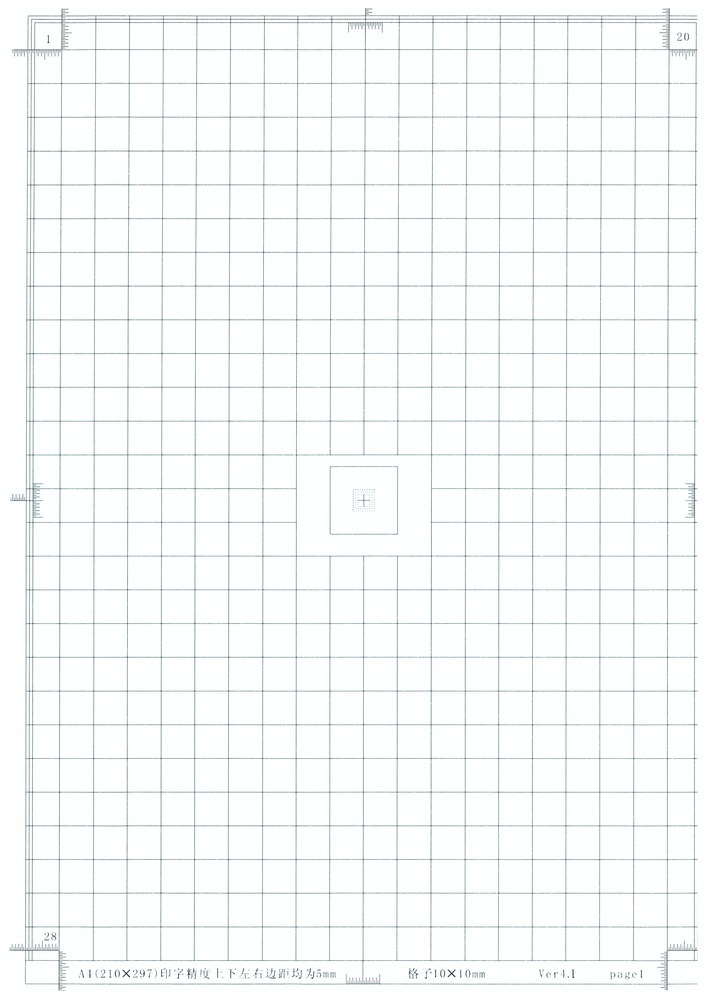
#> input picture 2026-03-11_177.jpg, 706 x 999 px, shrunk from 4961 x 7016 before the run, found by its file name
$ python scale_mark_cleaner.py
#> lines starting #> are read from the running program, lines starting #| are printed output that depends on the picture; after the words box and inside, x2 and y2 are one past the last pixel; in counts of white or black regions, pixels touching at a corner belong together
# -*- coding: utf-8 -*-
"""
图像干扰元素消除工具 - 最终版
专门消除坐标纸刻度标记区域的短线干扰
"""

import cv2
import numpy as np
import os


class ScaleMarkCleaner:
    """坐标纸刻度标记清洁器"""

    def __init__(self, image_path):
        """初始化"""
        self.image_path = image_path
        self.original = None
        self.processed = None

    def load_image(self):
        """加载图像"""
        if not os.path.exists(self.image_path):
            return False

        self.original = cv2.imread(self.image_path)
        self.processed = self.original.copy()
        return True

    def clean_scale_mark_region(self, center_x, center_y, radius):
        """清洁刻度标记区域

        Args:
            center_x: 区域中心 X 坐标
            center_y: 区域中心 Y 坐标
            radius: 区域半径
        """
        # 创建圆形掩码
        mask = np.zeros(self.processed.shape[:2], dtype=np.uint8)
        cv2.circle(mask, (center_x, center_y), radius, 255, -1)

        # 提取 ROI
        x1 = max(0, center_x - radius)
        y1 = max(0, center_y - radius)
        x2 = min(self.processed.shape[1], center_x + radius)
        y2 = min(self.processed.shape[0], center_y + radius)

        roi = self.processed[y1:y2, x1:x2].copy()
        roi_mask = mask[y1:y2, x1:x2]

        if roi.size == 0:
            return 0

        # 转换为灰度
        gray_roi = cv2.cvtColor(roi, cv2.COLOR_BGR2GRAY)

        # 二值化
        _, binary = cv2.threshold(gray_roi, 180, 255, cv2.THRESH_BINARY_INV)

        # 应用掩码
        binary = cv2.bitwise_and(binary, binary, mask=roi_mask)

        # 形态学操作
        kernel = cv2.getStructuringElement(cv2.MORPH_RECT, (3, 3))
        binary = cv2.morphologyEx(binary, cv2.MORPH_OPEN, kernel)

        # 查找轮廓
        contours, _ = cv2.findContours(binary, cv2.RETR_EXTERNAL, cv2.CHAIN_APPROX_SIMPLE)

        removed_count = 0

        for contour in contours:
            area = cv2.contourArea(contour)

            # 只处理小面积的短线/噪点
            if 3 < area < 150:
                x, y, w, h = cv2.boundingRect(contour)

                # 计算长宽比
                aspect_ratio = max(w, h) / (min(w, h) + 1e-6)

                # 如果是短线（长宽比>2 或面积很小）
                if aspect_ratio > 2.5 or area < 80:
                    # 创建修复掩码
                    repair_mask = np.zeros(roi.shape[:2], dtype=np.uint8)
                    cv2.drawContours(repair_mask, [contour], -1, 255, -1)

                    # 膨胀确保覆盖
                    repair_mask = cv2.dilate(repair_mask, kernel, iterations=2)

                    # 修复
                    roi_repaired = cv2.inpaint(roi, repair_mask, 5, cv2.INPAINT_TELEA)

                    # 更新
                    roi[:] = roi_repaired
                    removed_count += 1

        # 更新主图像
        self.processed[y1:y2, x1:x2] = roi

        return removed_count

    def process_default_regions(self):
        """处理默认的刻度标记区域（左上角）"""
        if not self.load_image():
#> in load_image, self.original is the input picture: shape (999, 706, 3); mean B, G, R 249.5, 249.5, 247.3
            return False

        h, w = self.processed.shape[:2]

        # 根据典型坐标纸布局，定义两个刻度标记区域
        # 区域 1: 顶部刻度（水平方向）
        region1_x = int(w * 0.02)  # 2% 宽度位置
        region1_y = int(h * 0.02)  # 2% 高度位置
        region1_radius = int(h * 0.03)  # 3% 高度作为半径

        # 区域 2: 左侧刻度（垂直方向）
        region2_x = int(w * 0.02)
        region2_y = int(h * 0.03)
        region2_radius = int(h * 0.03)

        print(f"处理区域 1 (顶部刻度): 中心=({region1_x}, {region1_y}), 半径={region1_radius}")
        removed1 = self.clean_scale_mark_region(region1_x, region1_y, region1_radius)
        print(f"  消除短线数：{removed1}")

        print(f"处理区域 2 (左侧刻度): 中心=({region2_x}, {region2_y}), 半径={region2_radius}")
        removed2 = self.clean_scale_mark_region(region2_x, region2_y, region2_radius)
        print(f"  消除短线数：{removed2}")

        print(f"\n总共消除 {removed1 + removed2} 条短线")

        return True

    def process_custom_regions(self, regions):
        """处理自定义区域

        Args:
            regions: 列表，每个元素为 (center_x, center_y, radius)
        """
        if not self.load_image():
            return False

        total_removed = 0

        for i, (cx, cy, r) in enumerate(regions):
            print(f"处理区域 {i+1}: 中心=({cx}, {cy}), 半径={r}")
            removed = self.clean_scale_mark_region(cx, cy, r)
            total_removed += removed
            print(f"  消除短线数：{removed}")

        print(f"\n总共消除 {total_removed} 条短线")
        return True

    def save_result(self, output_path):
        """保存结果"""
        if self.processed is None:
            return False

        cv2.imwrite(output_path, self.processed)
        return True


def clean_scale_marks(input_path, output_path=None, regions=None):
    """便捷函数：清洁刻度标记区域

    Args:
        input_path: 输入图像路径
        output_path: 输出路径（可选）
        regions: 自定义区域列表（可选）

    Returns:
        bool: 是否成功
    """
    if output_path is None:
        base, ext = os.path.splitext(input_path)
        output_path = f"{base}_cleaned{ext}"

    cleaner = ScaleMarkCleaner(input_path)

    if regions:
        success = cleaner.process_custom_regions(regions)
    else:
        success = cleaner.process_default_regions()
#| 处理区域 1 (顶部刻度): 中心=(14, 19), 半径=29
#> in clean_scale_mark_region, `cv2.circle(mask, (center_x, center_y), radius, 255, -1)`:
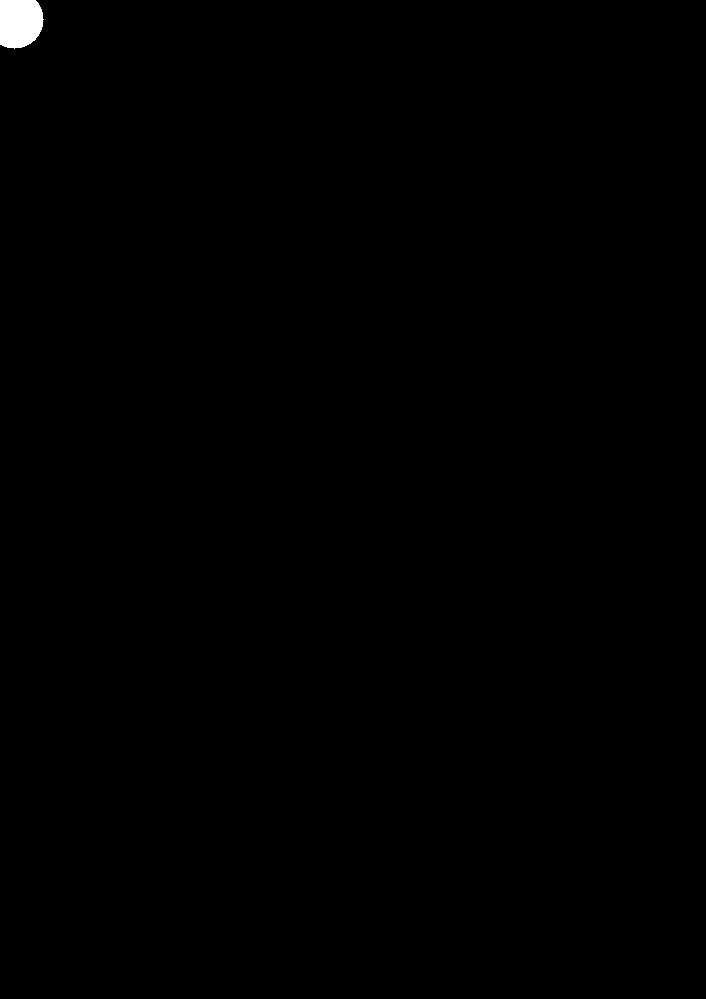
#> mask: shape (999, 706); 0.26% white; 1 white region, box (x1, y1, x2, y2) and area: (0, 0, 44, 49) 1858
#> in clean_scale_mark_region, `roi = self.processed[y1:y2, x1:x2].copy()`:
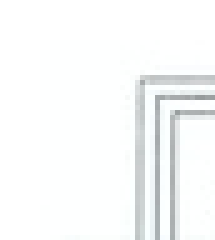
#> roi: shape (48, 43, 3) (shown 5 times larger); mean B, G, R 249.5, 249.3, 247.9
#> in clean_scale_mark_region, `_, binary = cv2.threshold(gray_roi, 180, 255, cv2.THRESH_BINARY_INV)`: binary: shape (48, 43); 3.1% white in thin lines or dots, all inside (x1, y1, x2, y2) = (28, 16, 43, 48)
#> in clean_scale_mark_region, `binary = cv2.bitwise_and(binary, binary, mask=roi_mask)`:
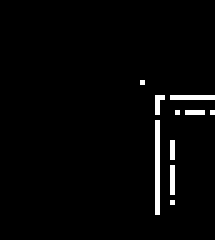
#> binary: shape (48, 43) (shown 5 times larger); 2.5% white in thin lines or dots, all inside (x1, y1, x2, y2) = (28, 16, 43, 43)
#> in clean_scale_mark_region, `binary = cv2.morphologyEx(binary, cv2.MORPH_OPEN, kernel)`: binary: shape (48, 43); every value is 0
#> in clean_scale_mark_region, `contours, _ = cv2.findContours(binary, cv2.RETR_EXTERNAL, cv2.CHAIN_AP..`: contours = []
#> after the loop in clean_scale_mark_region, `for contour in contours:`: removed_count = 0
#|   消除短线数：0
#| 处理区域 2 (左侧刻度): 中心=(14, 29), 半径=29
#> call 2 of clean_scale_mark_region, with center_x = 14, center_y = 29, radius = 29
#> in clean_scale_mark_region (call 2), `cv2.circle(mask, (center_x, center_y), radius, 255, -1)`: mask: shape (999, 706); 0.3% white; 1 white region, box (x1, y1, x2, y2) and area: (0, 0, 44, 59) 2116
#> in clean_scale_mark_region (call 2), `roi = self.processed[y1:y2, x1:x2].copy()`:
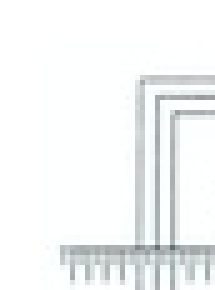
#> roi: shape (58, 43, 3) (shown 5 times larger); mean B, G, R 245.8, 245.7, 243.8
#> in clean_scale_mark_region (call 2), `roi_mask = mask[y1:y2, x1:x2]`:
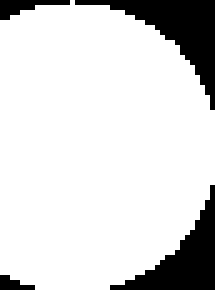
#> roi_mask: shape (58, 43) (shown 5 times larger); 84.8% white; 4 black regions (1 under 20 px), largest, box (x1, y1, x2, y2) and area: (15, 0, 43, 22) 184, (22, 37, 43, 58) 156, (0, 0, 14, 4) 27
#> in clean_scale_mark_region (call 2), `_, binary = cv2.threshold(gray_roi, 180, 255, cv2.THRESH_BINARY_INV)`:
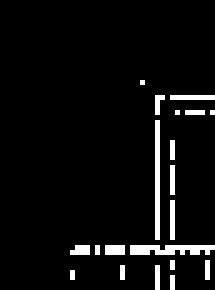
#> binary: shape (58, 43) (shown 5 times larger); 5.1% white in thin lines or dots, all inside (x1, y1, x2, y2) = (14, 16, 43, 58)
#> in clean_scale_mark_region (call 2), `binary = cv2.bitwise_and(binary, binary, mask=roi_mask)`:
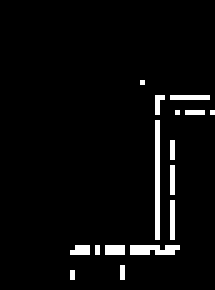
#> binary: shape (58, 43) (shown 5 times larger); 4% white in thin lines or dots, all inside (x1, y1, x2, y2) = (14, 16, 43, 56)
#> in clean_scale_mark_region (call 2), `kernel = cv2.getStructuringElement(cv2.MORPH_RECT, (3, 3))`: kernel = [[1, 1, 1], [1, 1, 1], [1, 1, 1]]
#> in clean_scale_mark_region (call 2), `binary = cv2.morphologyEx(binary, cv2.MORPH_OPEN, kernel)`: binary: shape (58, 43); every value is 0
#> after the loop in clean_scale_mark_region (call 2), `for contour in contours:`: removed_count = 0
#|   消除短线数：0
#| 总共消除 0 条短线

    if success:
        cleaner.save_result(output_path)
        print(f"\n结果已保存至：{output_path}")
        return True
    else:
        print("处理失败")
        return False


if __name__ == "__main__":
    import sys

    if len(sys.argv) < 2:
        # 默认测试
        test_file = "d:/work/AI/AI Use/jpeg analyzer/2026-03-11_177.jpg"
        if os.path.exists(test_file):
            clean_scale_marks(test_file)
        else:
            print("Usage: python scale_mark_cleaner.py <image_file>")
    else:
        input_file = sys.argv[1]
        output_file = sys.argv[2] if len(sys.argv) > 2 else None

        # 如果有额外参数，作为自定义区域
        if len(sys.argv) > 3:
            regions = []
            for i in range(3, len(sys.argv), 3):
                cx = int(sys.argv[i])
                cy = int(sys.argv[i+1])
                r = int(sys.argv[i+2])
                regions.append((cx, cy, r))
            clean_scale_marks(input_file, output_file, regions)
        else:
            clean_scale_marks(input_file, output_file)
